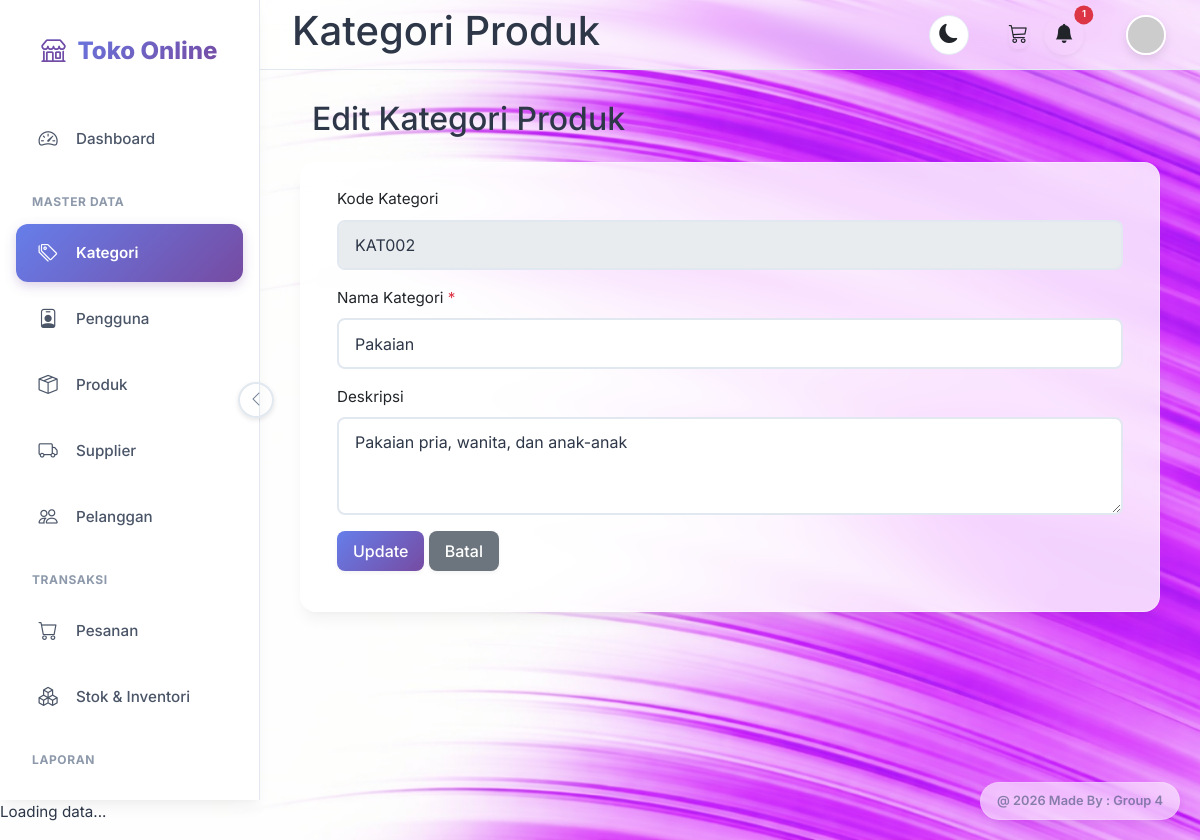
/kategori_produk/edit.php?id=2 (signed in), run on the app's committed database.
### tables this page shows
CREATE TABLE `kategori_produk` (
  `id` int(11) NOT NULL,
  `kode_kategori` varchar(20) NOT NULL,
  `nama_kategori` varchar(100) NOT NULL,
  `deskripsi` text DEFAULT NULL,
  `created_at` timestamp NOT NULL DEFAULT current_timestamp()
);

### kategori_produk/edit.php (the view, shortened to what this page needs)
<?php
require_once '../config/database.php';
$id = $_GET['id'] ?? 0;
$sql = "SELECT * FROM `kategori_produk` WHERE `id` = ?";
$stmt = mysqli_prepare($connection, $sql);
mysqli_stmt_bind_param($stmt, 'i', $id);
mysqli_stmt_execute($stmt);
$result = mysqli_stmt_get_result($stmt);
$data = mysqli_fetch_assoc($result);
?>
<?php include '../views/' . $THEME . '/header.php'; ?>
<?php include '../views/' . $THEME . '/sidebar.php'; ?>
<?php include '../views/' . $THEME . '/topnav.php'; ?>
<?php include '../views/' . $THEME . '/upper_block.php'; ?>
<div class="mb-3">
    <h2>Edit Kategori Produk</h2>
</div>
<div class="card">
    <div class="card-body">
        <form method="POST" action="">
            <div class="mb-3">
                <label for="kode_kategori" class="form-label">Kode Kategori</label>
                <input type="text" class="form-control" id="kode_kategori"
                    value="<?= htmlspecialchars($data['kode_kategori']) ?>" disabled>
            </div>
            <div class="mb-3">
                <label for="nama_kategori" class="form-label">Nama Kategori <span class="text-danger">*</span></label>
                <input type="text" class="form-control" id="nama_kategori" name="nama_kategori"
                    value="<?= htmlspecialchars($data['nama_kategori']) ?>" required>
            </div>
            <div class="mb-3">
                <label for="deskripsi" class="form-label">Deskripsi</label>
                <textarea class="form-control" id="deskripsi" name="deskripsi"
                    rows="3"><?= htmlspecialchars($data['deskripsi']) ?></textarea>
            </div>
            <div class="mb-3">
                <button type="submit" class="btn btn-primary">Update</button>
                <a href="index.php" class="btn btn-secondary">Batal</a>
            </div>
        </form>
    </div>
</div>
<?php include '../views/' . $THEME . '/lower_block.php'; ?>
<?php include '../views/' . $THEME . '/footer.php'; ?>

### assets/default/css/style.css (style rules this page uses)
:root { --primary-gradient: linear-gradient(135deg, #667eea 0%, #764ba2 100%); --primary-color: #667eea; --secondary-color: #a0aec0; --success-bg: #c6f6d5; --success-text: #22543d; --warning-bg: #feebc8; --warning-text: #744210; --danger-bg: #fed7d7; --danger-text: #822727; --info-bg: #bee3f8; --info-text: #2c5282; --bg-body: #f8f9fe; --bg-card: #ffffff; --text-main: #2d3748; --text-muted: #718096; --sidebar-bg: rgba(255, 255, 255, 0.7); --sidebar-text: #4a5568; --sidebar-hover-bg: rgba(247, 250, 252, 0.8); --sidebar-active-bg: rgba(235, 244, 255, 0.8); --sidebar-active-text: #5a67d8; --border-color: #e2e8f0; --card-shadow: 0 10px 15px -3px rgba(0, 0, 0, 0.05), 0 4px 6px -2px rgba(0, 0, 0, 0.025); --hover-shadow: 0 20px 25px -5px rgba(0, 0, 0, 0.1), 0 10px 10px -5px rgba(0, 0, 0, 0.04); --font-family: 'Inter', system-ui, -apple-system, sans-serif; --border-radius: 1rem; --transition-speed: 0.3s cubic-bezier(0.4, 0, 0.2, 1); }
html { scrollbar-width: none; -ms-overflow-style: none; }
body { font-family: var(--font-family); background-color: var(--bg-body); color: var(--text-main); font-size: 0.95rem; transition: background-color 0.3s ease, color 0.3s ease; -webkit-font-smoothing: antialiased; line-height: 1.6; background-image: url('../images/bg-light.png'); background-size: cover; background-position: center; background-attachment: fixed; background-repeat: no-repeat; }
.btn { border-radius: 0.5rem; font-weight: 500; padding: 0.5rem 1rem; transition: all 0.2s; border: none; box-shadow: 0 2px 4px rgba(0, 0, 0, 0.05); }
.btn-primary { background: var(--primary-gradient); color: white; border: none; }
.card { border: none; border-radius: var(--border-radius); box-shadow: var(--card-shadow); background-color: rgba(255, 255, 255, 0.8); backdrop-filter: blur(10px); margin-bottom: 1.5rem; overflow: hidden; transition: all 0.3s ease; border: 1px solid rgba(255, 255, 255, 0.3); }
.card-body { padding: 1.5rem; }
.form-control, .form-select { border-radius: 0.5rem; padding: 0.7rem 1rem; border: 2px solid var(--border-color); background-color: var(--bg-card); color: var(--text-main); transition: all 0.2s; }

### data on the page
kategori_produk: kode_kategori "KAT002", nama_kategori "Pakaian", deskripsi "Pakaian pria, wanita, dan anak-anak"

### other printed values
count($notifs) "1"
